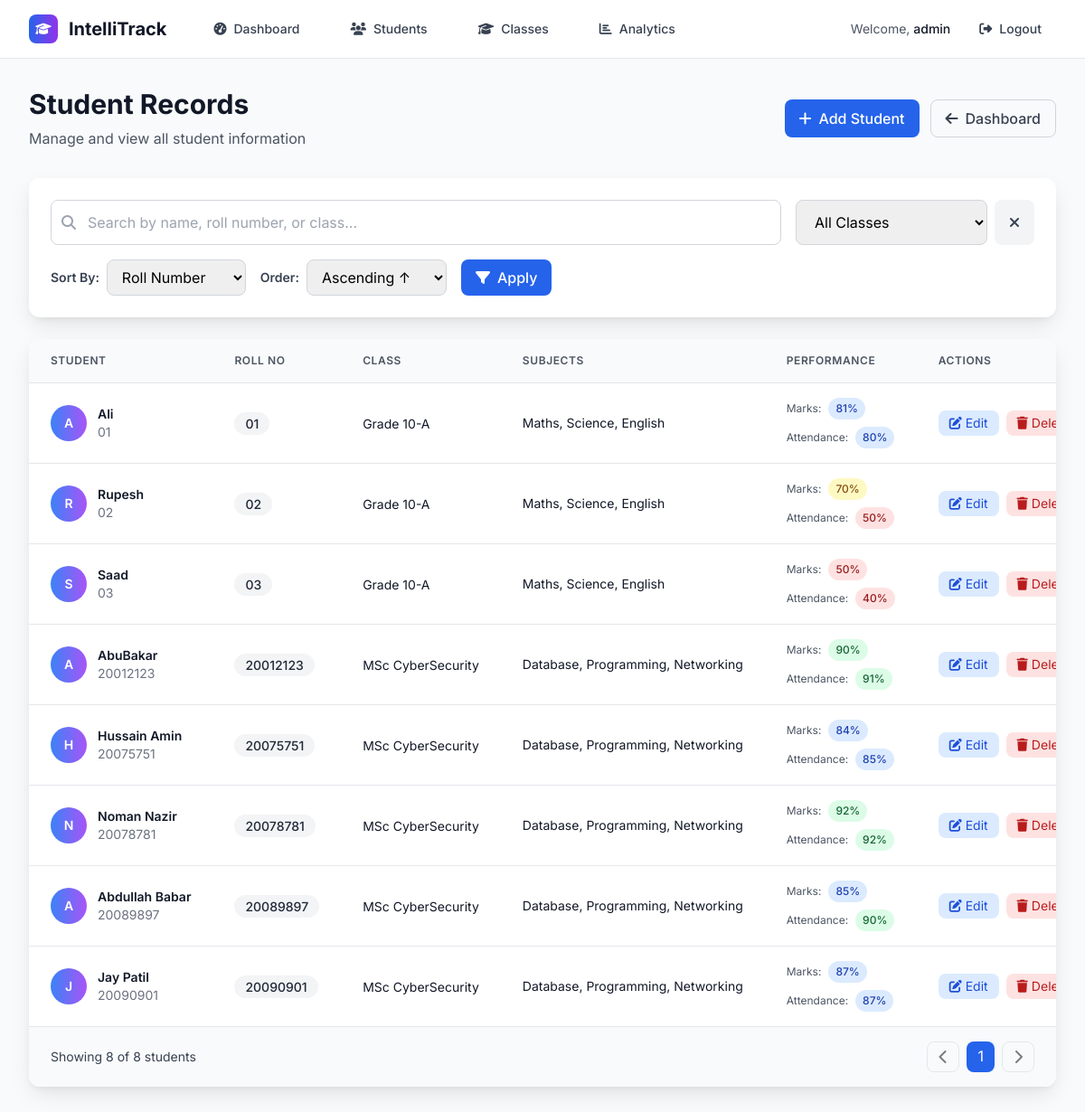
The app's page /view-students (signed in) with its own data.
### tables this page shows
CREATE TABLE students (
            id INTEGER PRIMARY KEY AUTOINCREMENT,
            name TEXT NOT NULL,
            roll_no TEXT UNIQUE NOT NULL,
            class_id INTEGER NOT NULL,
            subjects TEXT NOT NULL,
            marks INTEGER NOT NULL,
            attendance INTEGER NOT NULL,
            FOREIGN KEY (class_id) REFERENCES classes (id)
        );

CREATE TABLE classes (
            id INTEGER PRIMARY KEY AUTOINCREMENT,
            name TEXT UNIQUE NOT NULL,
            description TEXT,
            created_at TIMESTAMP DEFAULT CURRENT_TIMESTAMP
        );

### backend/routes.py (the view)
    @app.route('/view-students')
    @login_required
    def view_students():
        conn = get_db_connection()
        sort_by = request.args.get('sort_by', 'roll_no')  # Default sort by roll_no
        sort_order = request.args.get('sort_order', 'asc')  # Default ascending
        search_term = request.args.get('search', '')  # Search by name or roll_no
        class_filter = request.args.get('class', '')  # Filter by class
        query = '''
            SELECT s.*, c.name as class_name
            FROM students s
            JOIN classes c ON s.class_id = c.id
            WHERE 1=1
        '''
        params = []
        if search_term:
            query += ' AND (s.name LIKE ? OR s.roll_no LIKE ?)'
            search_pattern = f'%{search_term}%'
            params.extend([search_pattern, search_pattern])
        if class_filter:
            query += ' AND c.id = ?'
            params.append(int(class_filter))
        valid_sort_columns = {
            'name': 's.name',
            'roll_no': 's.roll_no',
            'marks': 's.marks',
            'attendance': 's.attendance',
            'class': 'c.name'
        }
        sort_column = valid_sort_columns.get(sort_by, 's.roll_no')
        sort_order = 'ASC' if sort_order.lower() == 'asc' else 'DESC'
        query += f' ORDER BY {sort_column} {sort_order}'
        students = conn.execute(query, params).fetchall()
        classes = conn.execute('SELECT * FROM classes ORDER BY name').fetchall()
        conn.close()
        return render_template('view_students.html',
                             students=students,
                             classes=classes,
                             current_sort=sort_by,
                             current_order=sort_order,
                             current_search=search_term,
                             current_filter=class_filter)

### frontend/templates/view_students.html (shortened to what this page needs)
{% extends "base.html" %}
{% block content %}
<div class="min-h-screen bg-gray-50 py-8">
    <div class="max-w-7xl mx-auto px-4 sm:px-6 lg:px-8">
        <div class="flex flex-col sm:flex-row justify-between items-start sm:items-center mb-8">
            <div class="mb-4 sm:mb-0">
                <h1 class="text-3xl font-bold text-gray-900 mb-2">Student Records</h1>
                <p class="text-gray-600">Manage and view all student information</p>
            </div>
            <div class="flex gap-3">
                <a href="{{ url_for('add_student') }}" class="inline-flex items-center px-4 py-2 bg-blue-600 text-white rounded-lg hover:bg-blue-700 transition-colors font-medium">
                    <i class="fas fa-plus mr-2"></i>Add Student
                </a>
                <a href="{{ url_for('dashboard') }}" class="inline-flex items-center px-4 py-2 border border-gray-300 text-gray-700 rounded-lg hover:bg-gray-50 transition-colors font-medium">
                    <i class="fas fa-arrow-left mr-2"></i>Dashboard
                </a>
            </div>
        </div>
        <div class="card-shadow bg-white rounded-xl p-6 mb-6">
            <div class="flex flex-col sm:flex-row gap-4 mb-4">
                <div class="flex-1">
                    <div class="relative">
                        <i class="fas fa-search absolute left-3 top-1/2 transform -translate-y-1/2 text-gray-400"></i>
                        <input
                            type="text"
                            id="searchInput"
                            placeholder="Search by name, roll number, or class..."
                            value="{{ current_search }}"
                            class="w-full pl-10 pr-4 py-3 border border-gray-300 rounded-lg focus:ring-2 focus:ring-blue-500 focus:border-blue-500 outline-none"
                        >
                    </div>
                </div>
                <div class="flex gap-2">
                    <select id="classFilter" class="px-4 py-3 border border-gray-300 rounded-lg focus:ring-2 focus:ring-blue-500 focus:border-blue-500 outline-none">
                        <option value="">All Classes</option>
                    </select>
                    <button onclick="clearFilters()" class="px-4 py-3 bg-gray-100 text-gray-700 rounded-lg hover:bg-gray-200 transition-colors">
                        <i class="fas fa-times"></i>
                    </button>
                </div>
            </div>
            <div class="flex flex-col sm:flex-row gap-4">
                <div class="flex items-center gap-2">
                    <label class="text-sm font-semibold text-gray-700">Sort By:</label>
                    <select id="sortBy" class="px-3 py-2 border border-gray-300 rounded-lg focus:ring-2 focus:ring-blue-500 focus:border-blue-500 outline-none">
                        <option value="roll_no" {% if current_sort == 'roll_no' %}selected{% endif %}>Roll Number</option>
                    </select>
                </div>
                <div class="flex items-center gap-2">
                    <label class="text-sm font-semibold text-gray-700">Order:</label>
                    <select id="sortOrder" class="px-3 py-2 border border-gray-300 rounded-lg focus:ring-2 focus:ring-blue-500 focus:border-blue-500 outline-none">
                        <option value="asc" {% if current_order == 'ASC' or current_order == 'asc' %}selected{% endif %}>Ascending ↑</option>
                    </select>
                </div>
                <button onclick="applySortAndFilter()" class="px-4 py-2 bg-blue-600 text-white rounded-lg hover:bg-blue-700 transition-colors font-medium">
                    <i class="fas fa-filter mr-2"></i>Apply
                </button>
            </div>
        </div>
        <div class="card-shadow bg-white rounded-xl overflow-hidden">
            {% if students %}
            <div class="overflow-x-auto">
                <table class="w-full">
                    <thead class="bg-gray-50 border-b border-gray-200">
                        <tr>
                            <th class="px-6 py-4 text-left text-xs font-semibold text-gray-600 uppercase tracking-wider">Student</th>
                            <th class="px-6 py-4 text-left text-xs font-semibold text-gray-600 uppercase tracking-wider">Roll No</th>
                            <th class="px-6 py-4 text-left text-xs font-semibold text-gray-600 uppercase tracking-wider">Class</th>
                            <th class="px-6 py-4 text-left text-xs font-semibold text-gray-600 uppercase tracking-wider">Subjects</th>
                            <th class="px-6 py-4 text-left text-xs font-semibold text-gray-600 uppercase tracking-wider">Performance</th>
                            <th class="px-6 py-4 text-left text-xs font-semibold text-gray-600 uppercase tracking-wider">Actions</th>
                        </tr>
                    </thead>
                    <tbody class="divide-y divide-gray-200" id="studentsTableBody">
                        {% for student in students %}
                        <tr class="hover:bg-gray-50 transition-colors student-row" data-class="{{ student.class }}" data-name="{{ student.name|lower }}" data-roll="{{ student.roll_no|lower }}">
                            <td class="px-6 py-4 whitespace-nowrap">
                                <div class="flex items-center">
                                    <div class="w-10 h-10 bg-gradient-to-r from-blue-500 to-purple-500 rounded-full flex items-center justify-center mr-3">
                                        <span class="text-white font-semibold text-sm">{{ student.name[0]|upper }}</span>
                                    </div>
                                    <div>
                                        <div class="text-sm font-semibold text-gray-900">{{ student.name }}</div>
                                        <div class="text-sm text-gray-500">{{ student.roll_no }}</div>
                                    </div>
                                </div>
                            </td>
                            <td class="px-6 py-4 whitespace-nowrap">
                                <span class="px-3 py-1 bg-gray-100 text-gray-800 rounded-full text-sm font-medium">{{ student.roll_no }}</span>
                            </td>
                            <td class="px-6 py-4 whitespace-nowrap">
                                <span class="text-sm text-gray-900">{{ student.class_name }}</span>
                            </td>
                            <td class="px-6 py-4">
                                <div class="text-sm text-gray-900 max-w-xs truncate" title="{{ student.subjects }}">{{ student.subjects }}</div>
                            </td>
                            <td class="px-6 py-4 whitespace-nowrap">
                                <div class="space-y-2">
                                    <div class="flex items-center">
                                        <span class="text-xs text-gray-600 mr-2">Marks:</span>
                                        <span class="px-2 py-1 inline-flex text-xs font-medium rounded-full
                                            {% if student.marks >= 90 %}bg-green-100 text-green-800
                                            {% elif student.marks >= 80 %}bg-blue-100 text-blue-800
                                            {% elif student.marks >= 70 %}bg-yellow-100 text-yellow-800
                                            {% elif student.marks >= 60 %}bg-orange-100 text-orange-800
                                            {% else %}bg-red-100 text-red-800{% endif %}">
                                            {{ student.marks }}%
                                        </span>
                                    </div>
                                    <div class="flex items-center">
                                        <span class="text-xs text-gray-600 mr-2">Attendance:</span>
                                        <span class="px-2 py-1 inline-flex text-xs font-medium rounded-full
                                            {% if student.attendance >= 90 %}bg-green-100 text-green-800
                                            {% elif student.attendance >= 80 %}bg-blue-100 text-blue-800
                                            {% elif student.attendance >= 70 %}bg-yellow-100 text-yellow-800
                                            {% else %}bg-red-100 text-red-800{% endif %}">
                                            {{ student.attendance }}%
                                        </span>
                                    </div>
                                </div>
                            </td>
                            <td class="px-6 py-4 whitespace-nowrap text-sm">
                                <div class="flex gap-2">
                                    <a href="{{ url_for('edit_student', id=student.id) }}"
                                       class="inline-flex items-center px-3 py-1 bg-blue-100 text-blue-700 rounded-lg hover:bg-blue-200 transition-colors">
                                        <i class="fas fa-edit mr-1"></i>Edit
                                    </a>
                                    <button onclick="confirmDelete({{ student.id }}, '{{ student.name }}')"
                                       class="inline-flex items-center px-3 py-1 bg-red-100 text-red-700 rounded-lg hover:bg-red-200 transition-colors">
                                        <i class="fas fa-trash mr-1"></i>Delete
                                    </button>
                                </div>
                            </td>
                        </tr>
                        {% endfor %}
                    </tbody>
                </table>
            </div>
            <div class="bg-gray-50 px-6 py-4 border-t border-gray-200">
                <div class="flex items-center justify-between">
                    <div class="text-sm text-gray-700">
                        Showing <span id="showingCount">{{ students|length }}</span> of <span id="totalCount">{{ students|length }}</span> students
                    </div>
                    <div class="flex gap-2">
                        <button id="prevBtn" class="px-3 py-1 border border-gray-300 rounded-lg hover:bg-gray-50 disabled:opacity-50 disabled:cursor-not-allowed" disabled>
                            <i class="fas fa-chevron-left"></i>
                        </button>
                        <span class="px-3 py-1 bg-blue-600 text-white rounded-lg">1</span>
                        <button id="nextBtn" class="px-3 py-1 border border-gray-300 rounded-lg hover:bg-gray-50 disabled:opacity-50 disabled:cursor-not-allowed" disabled>
                            <i class="fas fa-chevron-right"></i>
                        </button>
                    </div>
                </div>
            </div>
            {% endif %}
        </div>
    </div>
</div>
{% endblock %}

### frontend/templates/base.html (shortened to what this page needs)
<!DOCTYPE html>
<html lang="en">
<head>
    <script src="https://cdn.tailwindcss.com"></script>
    <link rel="stylesheet" href="https://cdnjs.cloudflare.com/ajax/libs/font-awesome/6.4.0/css/all.min.css">
</head>
<body class="bg-gray-50 min-h-screen">
    {% if session.logged_in %}
    <nav class="bg-white shadow-lg border-b border-gray-200">
        <div class="max-w-7xl mx-auto px-4 sm:px-6 lg:px-8">
            <div class="flex justify-between h-16">
                <div class="flex items-center">
                    <div class="flex-shrink-0 flex items-center">
                        <a href="{{ url_for('dashboard') }}" class="text-decoration-none flex items-center">
                            <div class="w-8 h-8 bg-gradient-to-r from-blue-600 to-purple-600 rounded-lg flex items-center justify-center mr-3">
                                <i class="fas fa-graduation-cap text-white text-sm"></i>
                            </div>
                            <h1 class="text-xl font-bold text-gray-900">IntelliTrack</h1>
                        </a>
                    </div>
                    <div class="hidden md:flex ml-10 space-x-8">
                        <a href="{{ url_for('dashboard') }}" class="nav-link px-3 py-2 text-sm font-medium text-gray-700 hover:text-blue-600 hover:bg-blue-50 rounded-lg transition duration-200">
                            <i class="fas fa-tachometer-alt mr-2"></i>Dashboard
                        </a>
                        <a href="{{ url_for('view_students') }}" class="nav-link px-3 py-2 text-sm font-medium text-gray-700 hover:text-blue-600 hover:bg-blue-50 rounded-lg transition duration-200">
                            <i class="fas fa-users mr-2"></i>Students
                        </a>
                        <a href="{{ url_for('view_classes') }}" class="nav-link px-3 py-2 text-sm font-medium text-gray-700 hover:text-blue-600 hover:bg-blue-50 rounded-lg transition duration-200">
                            <i class="fas fa-graduation-cap mr-2"></i>Classes
                        </a>
                        <a href="{{ url_for('analytics') }}" class="nav-link px-3 py-2 text-sm font-medium text-gray-700 hover:text-blue-600 hover:bg-blue-50 rounded-lg transition duration-200">
                            <i class="fas fa-chart-bar mr-2"></i>Analytics
                        </a>
                    </div>
                </div>
                <div class="flex items-center space-x-4">
                    <span class="text-sm text-gray-600">Welcome, <span class="font-medium text-gray-900">{{ session.username }}</span></span>
                    <a href="{{ url_for('logout') }}" class="nav-link px-4 py-2 text-sm font-medium text-gray-700 hover:text-red-600 hover:bg-red-50 rounded-lg transition duration-200">
                        <i class="fas fa-sign-out-alt mr-2"></i>Logout
                    </a>
                </div>
            </div>
        </div>
    </nav>
    {% endif %}
    <div class="relative">
        {% block content %}{% endblock %}
    </div>
</body>
</html>

### records on screen
students: name "A", name "Ali", roll_no "01", class_name "Grade 10-A", subjects "Maths, Science, English", marks "81", attendance "80"
students: name "R", name "Rupesh", roll_no "02", class_name "Grade 10-A", subjects "Maths, Science, English", marks "70", attendance "50"
students: name "S", name "Saad", roll_no "03", class_name "Grade 10-A", subjects "Maths, Science, English", marks "50", attendance "40"
students: name "A", name "AbuBakar", roll_no "20012123", class_name "MSc CyberSecurity", subjects "Database, Programming, Networking", marks "90", attendance "91"
students: name "H", name "Hussain Amin", roll_no "20075751", class_name "MSc CyberSecurity", subjects "Database, Programming, Networking", marks "84", attendance "85"
students: name "N", name "Noman Nazir", roll_no "20078781", class_name "MSc CyberSecurity", subjects "Database, Programming, Networking", marks "92", attendance "92"
students: name "A", name "Abdullah Babar", roll_no "20089897", class_name "MSc CyberSecurity", subjects "Database, Programming, Networking", marks "85", attendance "90"
students: name "J", name "Jay Patil", roll_no "20090901", class_name "MSc CyberSecurity", subjects "Database, Programming, Networking", marks "87", attendance "87"

### other values on screen
{{ session.username }} "admin"
{{ students|length }} "8"
